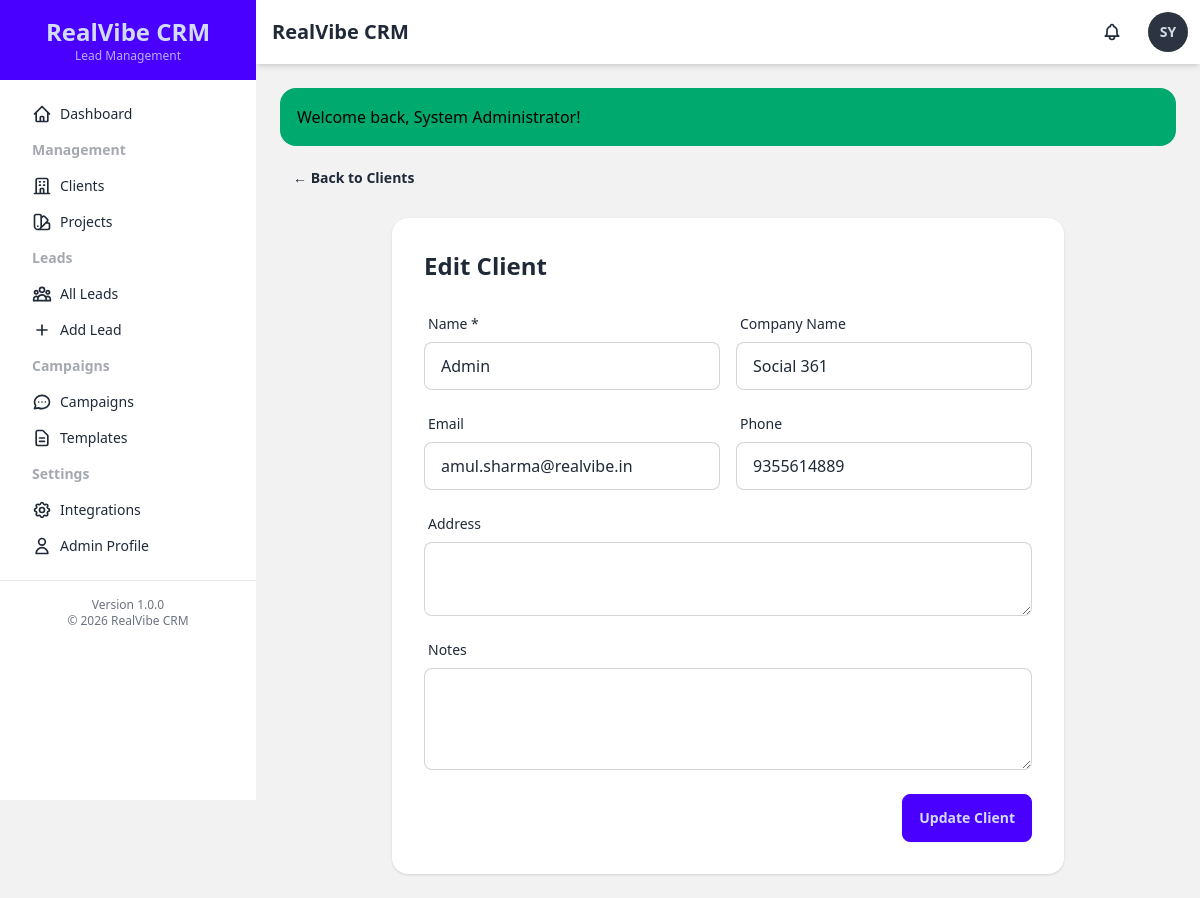
/clients/edit?id=2 (signed in), run on the app's committed database.
### tables this page shows
CREATE TABLE `users` (
  `id` int(11) NOT NULL AUTO_INCREMENT,
  `username` varchar(50) NOT NULL,
  `email` varchar(100) NOT NULL,
  `password` varchar(255) NOT NULL,
  `full_name` varchar(100) NOT NULL,
  `role` enum('admin','manager','agent') NOT NULL DEFAULT 'agent',
  `is_active` tinyint(1) NOT NULL DEFAULT 1,
  `created_at` timestamp NOT NULL DEFAULT current_timestamp(),
  `updated_at` timestamp NOT NULL DEFAULT current_timestamp() ON UPDATE current_timestamp(),
  PRIMARY KEY (`id`),
  UNIQUE KEY `username` (`username`),
  UNIQUE KEY `email` (`email`),
  KEY `idx_role` (`role`),
  KEY `idx_is_active` (`is_active`)
);

CREATE TABLE `clients` (
  `id` int(11) NOT NULL AUTO_INCREMENT,
  `name` varchar(100) NOT NULL,
  `email` varchar(100) DEFAULT NULL,
  `phone` varchar(20) DEFAULT NULL,
  `company_name` varchar(150) DEFAULT NULL,
  `address` text DEFAULT NULL,
  `notes` text DEFAULT NULL,
  `created_by` int(11) NOT NULL,
  `created_at` timestamp NOT NULL DEFAULT current_timestamp(),
  `updated_at` timestamp NOT NULL DEFAULT current_timestamp() ON UPDATE current_timestamp(),
  PRIMARY KEY (`id`),
  KEY `idx_created_by` (`created_by`),
  KEY `idx_email` (`email`),
  CONSTRAINT `fk_clients_created_by` FOREIGN KEY (`created_by`) REFERENCES `users` (`id`)
);

### controllers/ClientController.php (called while the page is built, shortened)
<?php
require_once __DIR__ . '/../models/Client.php';
class ClientController {
    private $clientModel;
    public function __construct() {
        $this->clientModel = new Client();
    }
    public function edit() {
        $id = $_GET['id'] ?? null;
        $client = $this->clientModel->getById($id);
        include BASE_PATH . 'views/clients/edit.php';
    }
}

### includes/helpers.php (called while the page is built, shortened)
<?php
function asset($path) {
    return BASE_URL . '/assets/' . ltrim($path, '/');
}
function url($path = '') {
    return BASE_URL . '/' . ltrim($path, '/');
}
function e($string) {
    return htmlspecialchars($string ?? '', ENT_QUOTES, 'UTF-8');
}

### includes/functions.php (called while the page is built, shortened)
<?php
function getCurrentUser() {
    $db = getDatabaseConnection();
    $stmt = $db->prepare("SELECT id, username, email, full_name, role FROM users WHERE id = ? AND is_active = 1");
    $stmt->execute([$_SESSION['user_id']]);
    return $stmt->fetch();
}
function getFlashMessage() {
    if (isset($_SESSION['flash_message'])) {
        $flash = $_SESSION['flash_message'];
        return $flash;
    }
    return null;
}

### config/database.php (called while the page is built, shortened)
<?php
class Database {
    private static $instance = null;
    private $connection;
    private function isProduction() {
        return false;
    }
    private function getCredentials() {
        if ($this->isProduction()) {
            return [
                'host' => 'localhost',
                'dbname' => 'u650869678_crm',
                'username' => 'u650869678_crm',
                'password' => 'Amul@123#',
                'charset' => 'utf8mb4'
            ];
        } else {
            return [
                'host' => 'localhost',
                'dbname' => 'realvibe',
                'username' => 'root',
                'password' => '',
                'charset' => 'utf8mb4'
            ];
        }
    }
    private function __construct() {
        $creds = $this->getCredentials();
        $dsn = "mysql:host={$creds['host']};dbname={$creds['dbname']};charset={$creds['charset']}";
        $options = [
            PDO::ATTR_ERRMODE            => PDO::ERRMODE_EXCEPTION,
            PDO::ATTR_DEFAULT_FETCH_MODE => PDO::FETCH_ASSOC,
            PDO::ATTR_EMULATE_PREPARES   => false,
            PDO::MYSQL_ATTR_INIT_COMMAND => "SET NAMES {$creds['charset']}"
        ];
        try {
            $this->connection = new PDO($dsn, $creds['username'], $creds['password'], $options);
        } catch (PDOException $e) {
            error_log("Database Connection Error: " . $e->getMessage());
            die("Database connection failed. Please check your configuration.");
        }
    }
    public static function getInstance() {
        if (self::$instance === null) {
            self::$instance = new self();
        }
        return self::$instance;
    }
    public function getConnection() {
        return $this->connection;
    }
}
function getDatabaseConnection() {
    return Database::getInstance()->getConnection();
}

### models/Client.php (called while the page is built, shortened)
<?php
class Client {
    private $db;
    public function __construct() {
        $this->db = getDatabaseConnection();
    }
    public function getById($id) {
        $stmt = $this->db->prepare("
            SELECT c.*, u.full_name as created_by_name
            FROM clients c
            LEFT JOIN users u ON c.created_by = u.id
            WHERE c.id = ?
        ");
        $stmt->execute([$id]);
        return $stmt->fetch();
    }
}

### views/clients/edit.php (the view, shortened to what this page needs)
<?php
include BASE_PATH . 'views/layouts/header.php';
?>
<div class="mb-6">
    <a href="<?= url('clients') ?>" class="btn btn-ghost btn-sm">← Back to Clients</a>
</div>
<div class="card bg-base-100 shadow max-w-2xl mx-auto">
    <div class="card-body">
        <h2 class="card-title text-2xl mb-4">Edit Client</h2>
        <form method="POST" action="<?= url("clients/edit?id={$client['id']}") ?>">
            <div class="grid grid-cols-1 md:grid-cols-2 gap-4">
                <div class="form-control">
                    <label class="label"><span class="label-text">Name *</span></label>
                    <input type="text" name="name" value="<?= e($client['name']) ?>"
                           class="input input-bordered" required>
                </div>
                <div class="form-control">
                    <label class="label"><span class="label-text">Company Name</span></label>
                    <input type="text" name="company_name" value="<?= e($client['company_name']) ?>"
                           class="input input-bordered">
                </div>
                <div class="form-control">
                    <label class="label"><span class="label-text">Email</span></label>
                    <input type="email" name="email" value="<?= e($client['email']) ?>"
                           class="input input-bordered">
                </div>
                <div class="form-control">
                    <label class="label"><span class="label-text">Phone</span></label>
                    <input type="tel" name="phone" value="<?= e($client['phone']) ?>"
                           class="input input-bordered">
                </div>
                <div class="form-control md:col-span-2">
                    <label class="label"><span class="label-text">Address</span></label>
                    <textarea name="address" rows="2" class="textarea textarea-bordered"><?= e($client['address']) ?></textarea>
                </div>
                <div class="form-control md:col-span-2">
                    <label class="label"><span class="label-text">Notes</span></label>
                    <textarea name="notes" rows="3" class="textarea textarea-bordered"><?= e($client['notes']) ?></textarea>
                </div>
            </div>
            <div class="card-actions justify-end mt-6">
                <button type="submit" class="btn btn-primary">Update Client</button>
            </div>
        </form>
    </div>
</div>
<?php include BASE_PATH . 'views/layouts/footer.php'; ?>

### views/layouts/header.php (shortened to what this page needs)
<?php requireLogin(); $user = getCurrentUser(); ?>
<!DOCTYPE html>
<html lang="en" data-theme="light">
<head>
    <link href="https://cdn.jsdelivr.net/npm/daisyui@latest/dist/full.css" rel="stylesheet" type="text/css" />
    <script src="https://cdn.tailwindcss.com"></script>
    <link rel="stylesheet" href="<?= asset('css/custom.css') ?>">
</head>
<body class="bg-base-200">
    <div class="drawer lg:drawer-open">
        <div class="drawer-content flex flex-col">
            <div class="navbar bg-base-100 shadow-md">
                <div class="flex-1">
                    <h1 class="text-xl font-bold ml-2"><?= APP_NAME ?></h1>
                </div>
                <div class="flex-none gap-2">
                    <div class="dropdown dropdown-end">
                        <label tabindex="0" id="notificationBell" class="btn btn-ghost btn-circle">
                            <div class="indicator">
                            </div>
                        </label>
                    </div>
                    <div class="dropdown dropdown-end">
                        <label tabindex="0" class="btn btn-ghost btn-circle avatar placeholder">
                            <div class="bg-neutral text-neutral-content rounded-full w-10">
                                <span><?= strtoupper(substr($user['full_name'], 0, 2)) ?></span>
                            </div>
                        </label>
                    </div>
                </div>
            </div>
            <div class="p-4 lg:p-6">
                <?php $flash = getFlashMessage(); if ($flash): ?>
                    <div class="alert alert-<?= $flash['type'] === 'error' ? 'error' : $flash['type'] ?> mb-4 flash-message">
                        <span><?= e($flash['message']) ?></span>
                    </div>
                <?php endif; ?>

### data on the page
users: full_name "SY"
clients: name "Admin", company_name "Social 361", email "amul.sharma@realvibe.in", phone "9355614889"

### other printed values
APP_NAME "RealVibe CRM"
$flash['message'] "Welcome back, System Administrator!"
APP_VERSION "1.0.0"
